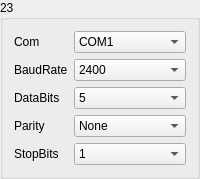
       <widget class="QGroupBox" name="gBoxMeter_23">
        <property name="minimumSize">
         <size>
          <width>171</width>
          <height>171</height>
         </size>
        </property>
        <property name="title">
         <string>23</string>
        </property>
        <layout class="QGridLayout" name="gridLayout_28">
         <item row="0" column="0">
          <widget class="QLabel" name="label_133">
           <property name="sizePolicy">
            <sizepolicy hsizetype="Fixed" vsizetype="Preferred">
             <horstretch>0</horstretch>
             <verstretch>0</verstretch>
            </sizepolicy>
           </property>
           <property name="text">
            <string>Com</string>
           </property>
          </widget>
         </item>
         <item row="0" column="1">
          <widget class="QComboBox" name="comboMeterSerialNum_23">
           <item>
            <property name="text">
             <string>COM1</string>
            </property>
           </item>
           <item>
            <property name="text">
             <string>COM2</string>
            </property>
           </item>
           <item>
            <property name="text">
             <string>COM3</string>
            </property>
           </item>
           <item>
            <property name="text">
             <string>COM4</string>
            </property>
           </item>
           <item>
            <property name="text">
             <string>COM5</string>
            </property>
           </item>
           <item>
            <property name="text">
             <string>COM6</string>
            </property>
           </item>
           <item>
            <property name="text">
             <string>COM7</string>
            </property>
           </item>
           <item>
            <property name="text">
             <string>COM8</string>
            </property>
           </item>
           <item>
            <property name="text">
             <string>COM9</string>
            </property>
           </item>
           <item>
            <property name="text">
             <string>COM10</string>
            </property>
           </item>
           <item>
            <property name="text">
             <string>COM11</string>
            </property>
           </item>
           <item>
            <property name="text">
             <string>COM12</string>
            </property>
           </item>
           <item>
            <property name="text">
             <string>COM13</string>
            </property>
           </item>
           <item>
            <property name="text">
             <string>COM14</string>
            </property>
           </item>
           <item>
            <property name="text">
             <string>COM15</string>
            </property>
           </item>
           <item>
            <property name="text">
             <string>COM16</string>
            </property>
           </item>
           <item>
            <property name="text">
             <string>COM17</string>
            </property>
           </item>
           <item>
            <property name="text">
             <string>COM18</string>
            </property>
           </item>
           <item>
            <property name="text">
             <string>COM19</string>
            </property>
           </item>
           <item>
            <property name="text">
             <string>COM20</string>
            </property>
           </item>
           <item>
            <property name="text">
             <string>COM21</string>
            </property>
           </item>
           <item>
            <property name="text">
             <string>COM22</string>
            </property>
           </item>
           <item>
            <property name="text">
             <string>COM23</string>
            </property>
           </item>
           <item>
            <property name="text">
             <string>COM24</string>
            </property>
           </item>
           <item>
            <property name="text">
             <string>COM25</string>
            </property>
           </item>
           <item>
            <property name="text">
             <string>COM26</string>
            </property>
           </item>
           <item>
            <property name="text">
             <string>COM27</string>
            </property>
           </item>
           <item>
            <property name="text">
             <string>COM28</string>
            </property>
           </item>
           <item>
            <property name="text">
             <string>COM29</string>
            </property>
           </item>
           <item>
            <property name="text">
             <string>COM30</string>
            </property>
           </item>
          </widget>
         </item>
         <item row="1" column="0">
          <widget class="QLabel" name="label_134">
           <property name="text">
            <string>BaudRate</string>
           </property>
          </widget>
         </item>
         <item row="1" column="1">
          <widget class="QComboBox" name="comboMeterBaudRate_23">
           <item>
            <property name="text">
             <string>2400</string>
            </property>
           </item>
           <item>
            <property name="text">
             <string>4800</string>
            </property>
           </item>
           <item>
            <property name="text">
             <string>9600</string>
            </property>
           </item>
           <item>
            <property name="text">
             <string>14400</string>
            </property>
           </item>
           <item>
            <property name="text">
             <string>19200</string>
            </property>
           </item>
           <item>
            <property name="text">
             <string>38400</string>
            </property>
           </item>
           <item>
            <property name="text">
             <string>56000</string>
            </property>
           </item>
          </widget>
         </item>
         <item row="2" column="0">
          <widget class="QLabel" name="label_135">
           <property name="text">
            <string>DataBits</string>
           </property>
          </widget>
         </item>
         <item row="2" column="1">
          <widget class="QComboBox" name="comboMeterBits_23">
           <item>
            <property name="text">
             <string>5</string>
            </property>
           </item>
           <item>
            <property name="text">
             <string>6</string>
            </property>
           </item>
           <item>
            <property name="text">
             <string>7</string>
            </property>
           </item>
           <item>
            <property name="text">
             <string>8</string>
            </property>
           </item>
          </widget>
         </item>
         <item row="3" column="0">
          <widget class="QLabel" name="label_136">
           <property name="text">
            <string>Parity</string>
           </property>
          </widget>
         </item>
         <item row="3" column="1">
          <widget class="QComboBox" name="comboMeterChkBit_23">
           <item>
            <property name="text">
             <string>None</string>
            </property>
           </item>
           <item>
            <property name="text">
             <string>Odd</string>
            </property>
           </item>
           <item>
            <property name="text">
             <string>Even</string>
            </property>
           </item>
          </widget>
         </item>
         <item row="4" column="0">
          <widget class="QLabel" name="label_137">
           <property name="text">
            <string>StopBits</string>
           </property>
          </widget>
         </item>
         <item row="4" column="1">
          <widget class="QComboBox" name="comboMeterEndBit_23">
           <item>
            <property name="text">
             <string>1</string>
            </property>
           </item>
           <item>
            <property name="text">
             <string>1.5</string>
            </property>
           </item>
           <item>
            <property name="text">
             <string>2</string>
            </property>
           </item>
          </widget>
         </item>
        </layout>
       </widget>
